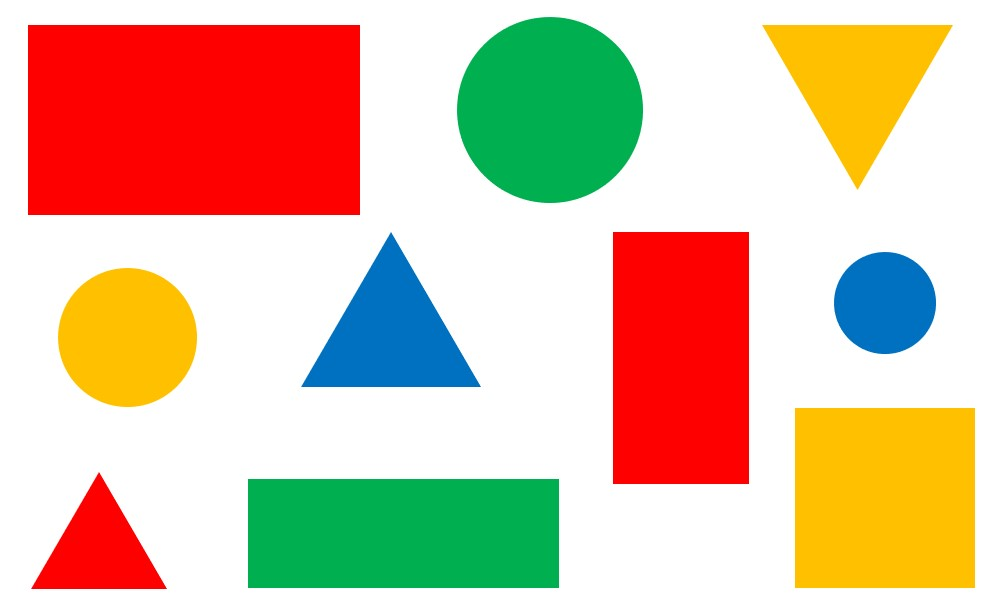
#> input picture img/shapes.jpg, 1007 x 612 px
$ python 24_shape_detection.py
#> lines starting #> are read from the running program, lines starting #| are printed output that depends on the picture; after the words box and inside, x2 and y2 are one past the last pixel; in counts of white or black regions, pixels touching at a corner belong together
import numpy as np
import cv2 as cv

img = cv.imread('img/shapes.jpg')
#> img is the input picture: shape (612, 1007, 3); mean B, G, R 165.6, 191.9, 220
imgGray = cv.cvtColor(img, cv.COLOR_BGR2GRAY)
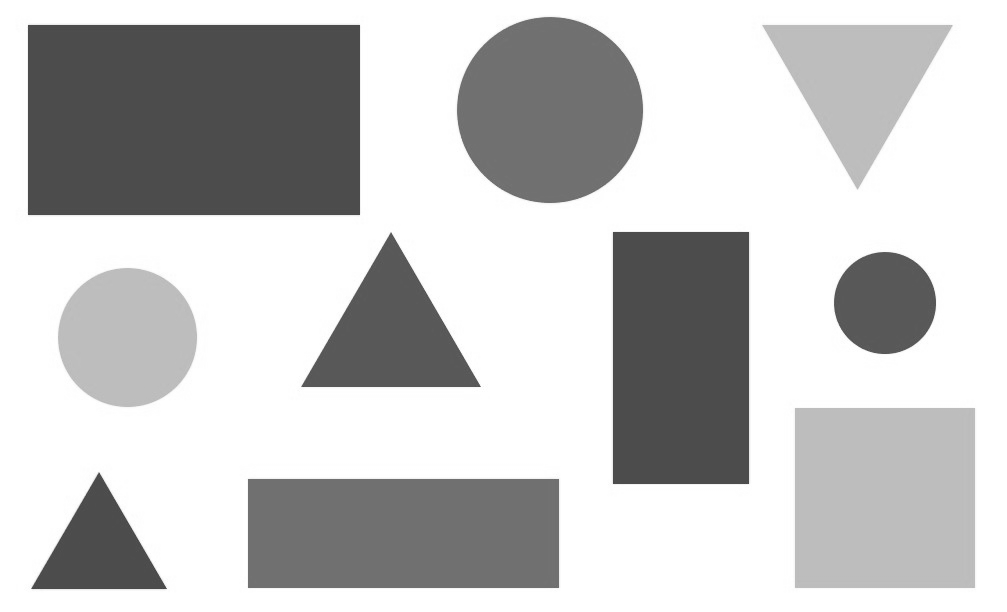
#> imgGray: shape (612, 1007); min 63, max 255, mean 197.3
imgBlur = cv.GaussianBlur(imgGray, (7, 7), 1)

canny = cv.Canny(imgBlur, 50, 50)
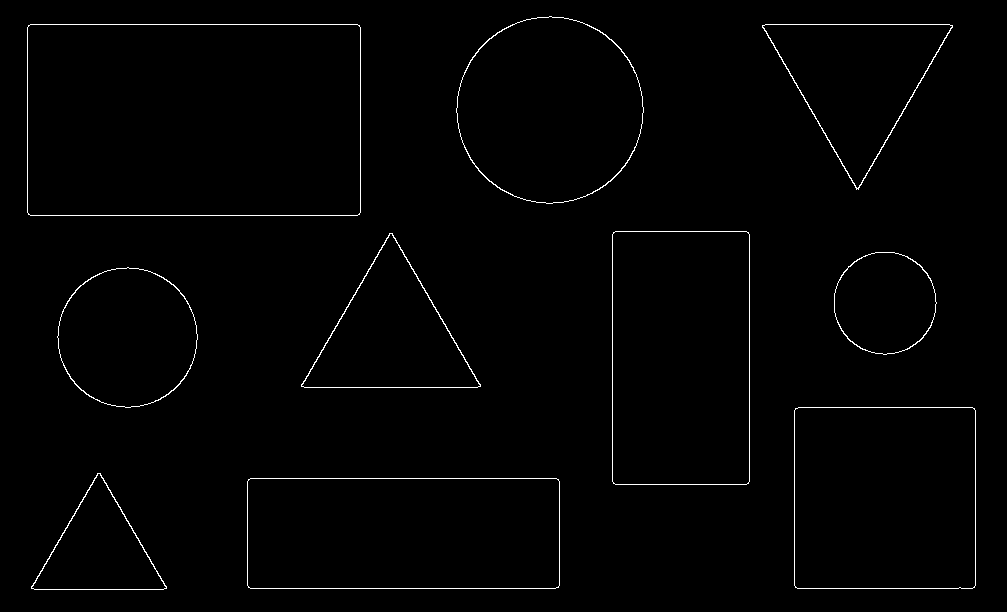
#> canny: shape (612, 1007); 1.1% white in thin lines or dots, all inside (x1, y1, x2, y2) = (27, 16, 976, 590)


def stackImages(scale, imgArray):
    rows = len(imgArray)
    cols = len(imgArray[0])
    rowsAvailable = isinstance(imgArray[0], list)
    width = imgArray[0][0].shape[1]
    height = imgArray[0][0].shape[0]
    if rowsAvailable:
        for x in range(0, rows):
            for y in range(0, cols):
                if imgArray[x][y].shape[:2] == imgArray[0][0].shape[:2]:
                    imgArray[x][y] = cv.resize(imgArray[x][y], (0, 0), None, scale, scale)
                else:
                    imgArray[x][y] = cv.resize(imgArray[x][y], (imgArray[0][0].shape[1], imgArray[0][0].shape[0]), None,
                                               scale, scale)
                if len(imgArray[x][y].shape) == 2:
                    imgArray[x][y] = cv.cvtColor(imgArray[x][y], cv.COLOR_GRAY2BGR)
        imageBlank = np.zeros((height, width, 3), np.uint8)
        hor = [imageBlank] * rows
        hor_con = [imageBlank] * rows
        for x in range(0, rows):
            hor[x] = np.hstack(imgArray[x])
        ver = np.vstack(hor)
    else:
        for x in range(0, rows):
            if imgArray[x].shape[:2] == imgArray[0].shape[:2]:
                imgArray[x] = cv.resize(imgArray[x], (0, 0), None, scale, scale)
            else:
                imgArray[x] = cv.resize(imgArray[x], (imgArray[0].shape[1], imgArray[0].shape[0]), None, scale, scale)
            if len(imgArray[x].shape) == 2:
                imgArray[x] = cv.cvtColor(imgArray[x], cv.COLOR_GRAY2BGR)
        hor = np.hstack(imgArray)
        ver = hor
    return ver


imgContour = img.copy()
blank = np.zeros_like(img, dtype='uint8')


def getContours(image):
    contours, hierarchy = cv.findContours(image, cv.RETR_EXTERNAL, cv.CHAIN_APPROX_NONE)
    for cnt in contours:
        area = cv.contourArea(cnt)
        if area > 500:
            cv.drawContours(imgContour, cnt, -1, (0, 0, 0), 6)
            # canvas, contour, how many contours (-1 for all), color, thickness

            # calculate arclength to find corners (contour, is shape closed)
            peri = cv.arcLength(cnt, True)

            # approx the corner points of the shape
            approx = cv.approxPolyDP(cnt, 0.02 * peri, True)

            objCor = len(approx)

            # generate bounding box around object
            x, y, w, h = cv.boundingRect(approx)

            # categorize objects
            if objCor == 3:
                objectType = 'tri'
            elif objCor == 4:
                aspRatio = w / float(h)
                if 0.95 < aspRatio < 1.05:
                    objectType = 'square'
                else:
                    objectType = 'rect'
            else:
                objectType = 'circle'

            cv.rectangle(imgContour, (x, y), (x + w, y + h), (0, 255, 0), 4)
            cv.putText(imgContour, objectType, (x + (w // 2) - 12 - len(objectType), y + (h // 2)),
                       cv.FONT_HERSHEY_SIMPLEX, 0.7, (0, 0, 0), 2)


getContours(canny)
#> in getContours, `contours, hierarchy = cv.findContours(image, cv.RETR_EXTERNAL, cv.CHAI..`: contours = 10 contours; largest, box (x1, y1, x2, y2) and area: (27, 24, 361, 216) 63587, (612, 231, 750, 485) 34645, (247, 478, 560, 589) 34303, (794, 407, 976, 589) 32742, (456, 16, 644, 204) 27246
#> the loop in getContours, `for cnt in contours:` made 10 passes
#> (area, peri, approx, objCor, x, y, w, h) on passes 1, 3, 7, 9: (34303, 839.3, [[247, 481], [250, 588], [559, 585], [556, 478]], 4, 247, 478, 313, 111), (32742, 720.1, [[795, 408], [795, 587], [974, 587], [974, 408]], 4, 795, 408, 180, 180), (34645, 775.3, [[613, 232], [613, 483], [748, 483], [748, 232]], 4, 613, 232, 136, 252), (63587, 1043.3, [[28, 25], [28, 214], [359, 214], [359, 25]], 4, 28, 25, 332, 190)
#> (area, peri, approx, objCor, x, y, w, h) on passes 2, 6, 8: (8092, 423.5, [[31, 586], [166, 588], [100, 473]], 3, 31, 473, 136, 116), (14121, 561.7, [[301, 384], [480, 386], [392, 233]], 3, 301, 233, 180, 154), (15959, 599.5, [[762, 25], [858, 189], [952, 25]], 3, 762, 25, 191, 165)
#> after the loop in getContours, `for cnt in contours:`:
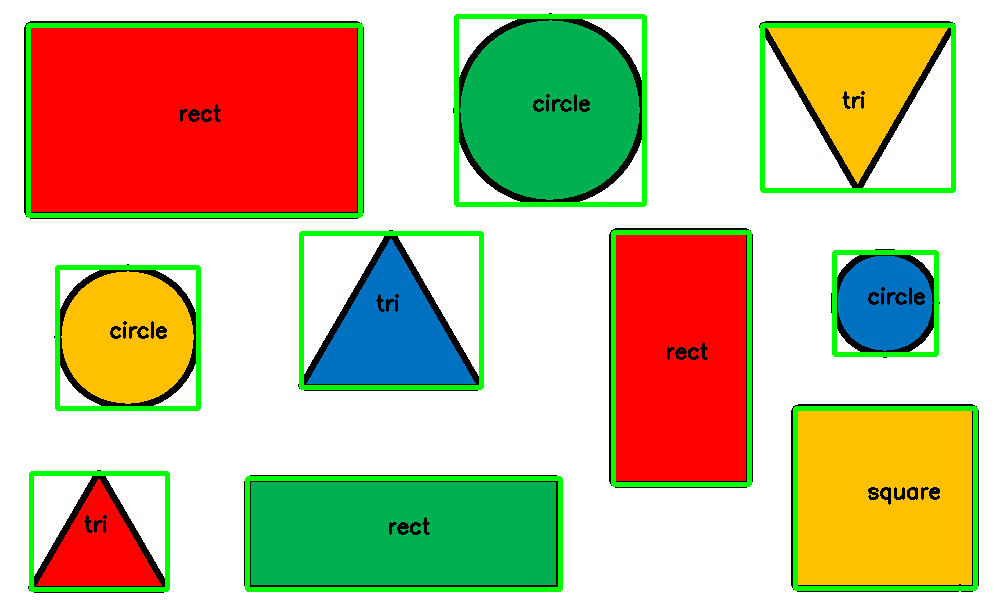
#> imgContour: shape (612, 1007, 3); 9.47% of pixels changed, all inside (x1, y1, x2, y2) = (24, 13, 979, 593)
imgStack = stackImages(0.6, ([img, imgBlur], [canny, imgContour]))
#> after the loop in stackImages, `for x in range(0, rows):`: hor = 2 items
#> in stackImages, `ver = np.vstack(hor)`:
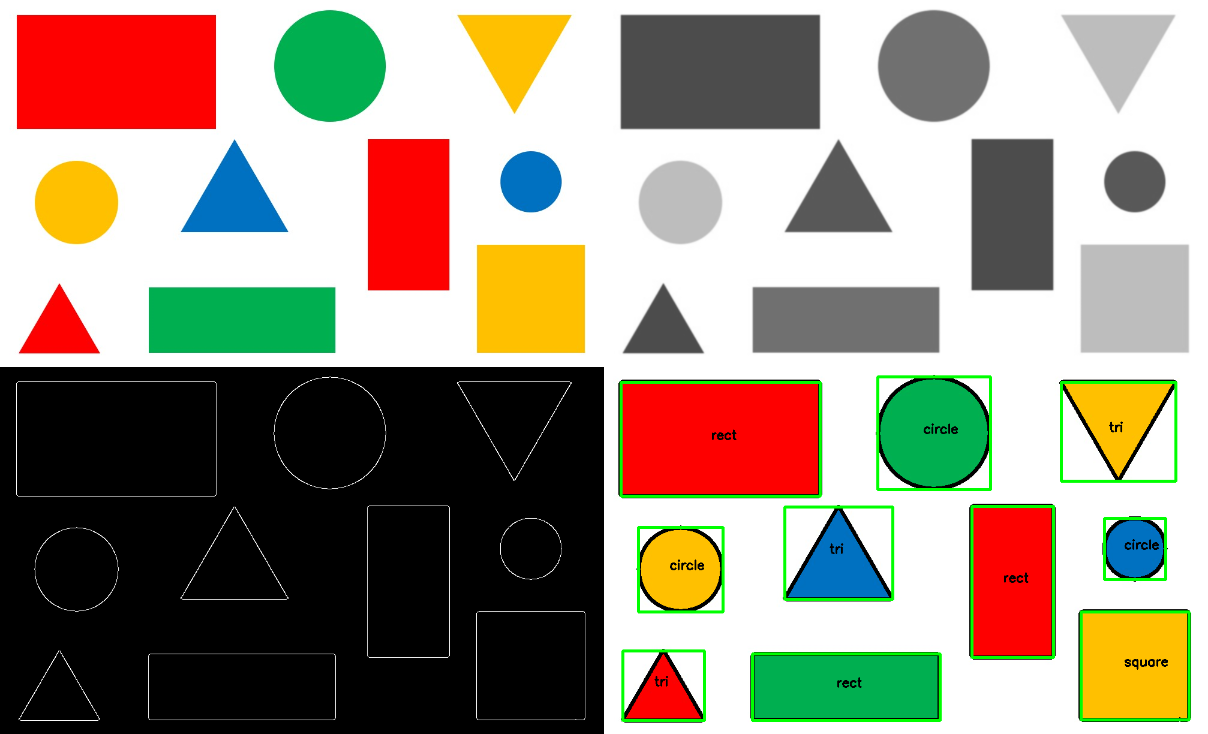
#> ver: shape (734, 1208, 3); mean of channels 0, 1, 2 128.6, 144.8, 154.9; drawn as B, G, R
cv.imshow('Stack', imgStack)

cv.waitKey(0)
